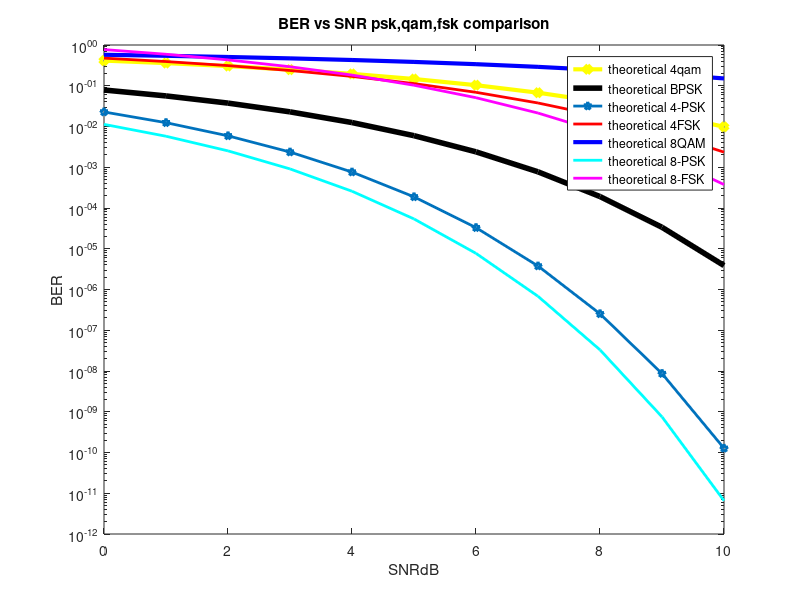

MATLAB code for this plot:
clear all;
clc;
pkg load communications

SNRdB = 0:1:10
M=4
%MQAM
%theoretical BER of AWGN channel
tBer_4QAM = (4/log2(M))*(1-1/sqrt(M))*erfc(sqrt(3*log2(M)*(10.^(SNRdB/10)))/((M-1)*sqrt(2)));

%MPSK
%M=2
tBer_bpsk = 0.5*erfc(sqrt(10.^(SNRdB/10))); %theoretical ber of bpsk
%M>=4
tBer_4psk = (1/log2(M))*erfc(sqrt(log2(M)*10.^(SNRdB/10))*sin(pi/log2(M)));
%theoretical ber of 
%MFSK

tBer_4fsk = (M-1)/2*erfc(sqrt(log2(M)*10.^(SNRdB/10))/2)
SNR = 10.^(SNRdB/10);

M = 8
%MQAM
%theoretical BER of AWGN channel
tBer_8QAM = (4/log2(M))*(1-1/sqrt(M))*erfc(sqrt(3*log2(M)*(10.^(SNRdB/10)))/((M-1)*sqrt(2)));

%MPSK
%M>=4
tBer_8psk = (1/log2(M))*erfc(sqrt(log2(M)*10.^(SNRdB/10))*sin(pi/log2(M)));
%theoretical ber of
%MFSK

tBer_8fsk = (M-1)/2*erfc(sqrt(log2(M)*10.^(SNRdB/10))/2)

semilogy(SNRdB,tBer_4QAM,'yd-','linewidth',3);
hold on
semilogy(SNRdB,tBer_bpsk,'k-','linewidth',4);
hold on
semilogy(SNRdB,tBer_4psk,'p-','linewidth',2);
hold on
semilogy(SNRdB,tBer_4fsk,'r-','linewidth',2);
hold on
semilogy(SNRdB,tBer_8QAM,'b-','linewidth',3);
hold on
semilogy(SNRdB,tBer_8psk,'c-','linewidth',2);
hold on
semilogy(SNRdB,tBer_8fsk,'m-','linewidth',2);

legend('theoretical 4qam','theoretical BPSK','theoretical 4-PSK','theoretical 4FSK','theoretical 8QAM','theoretical 8-PSK','theoretical 8-FSK');
xlabel('SNRdB')
ylabel('BER')
title('BER vs SNR psk,qam,fsk comparison')